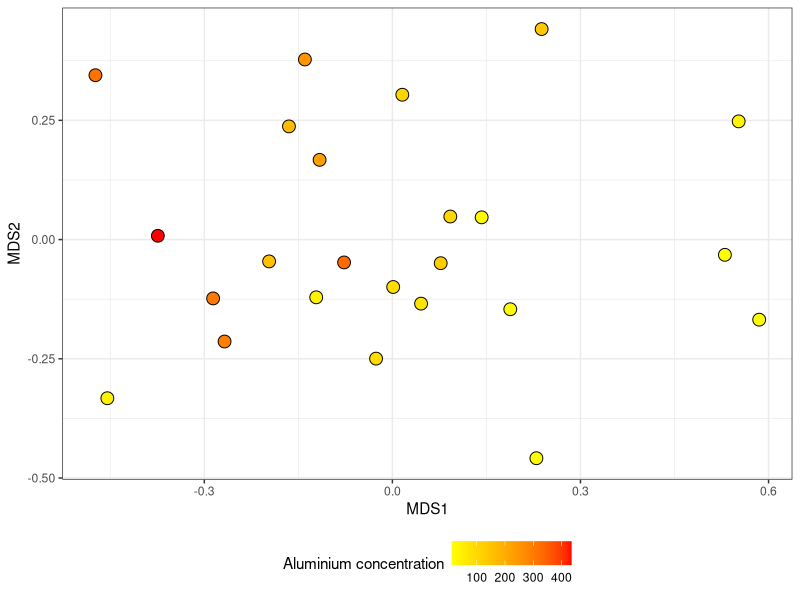
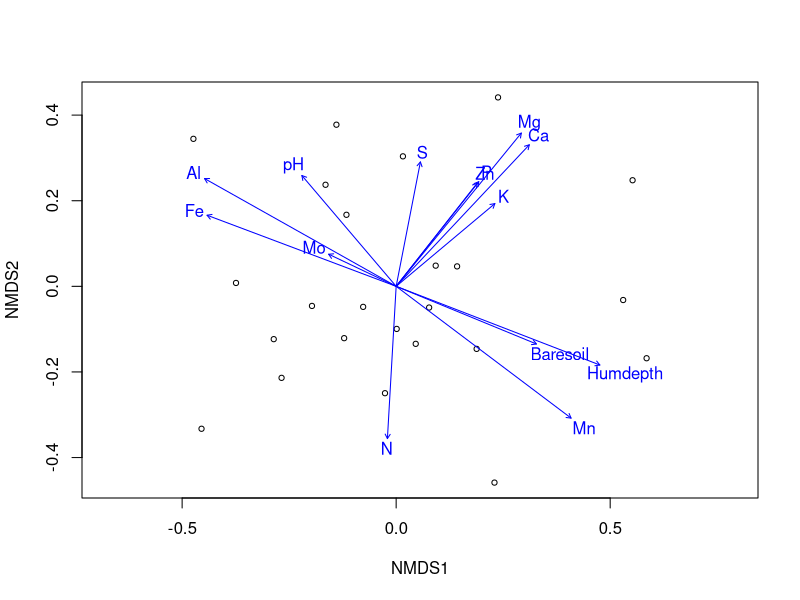
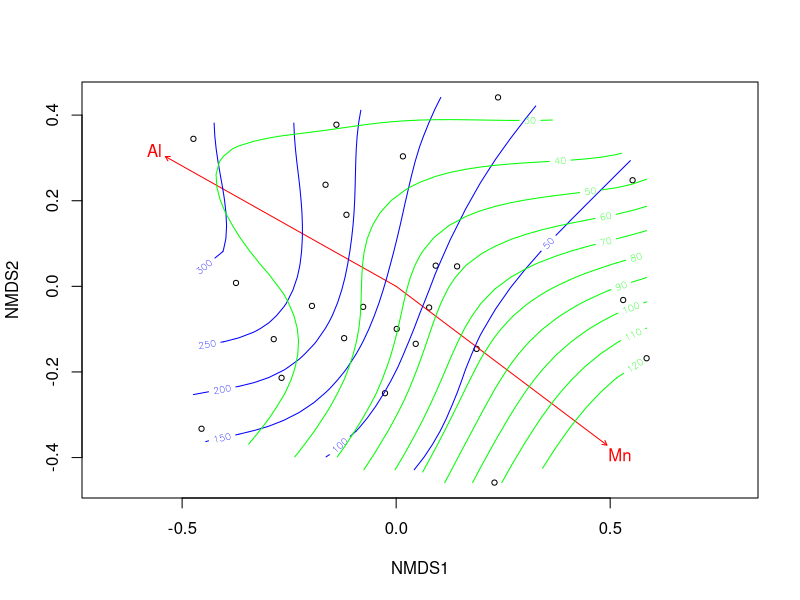
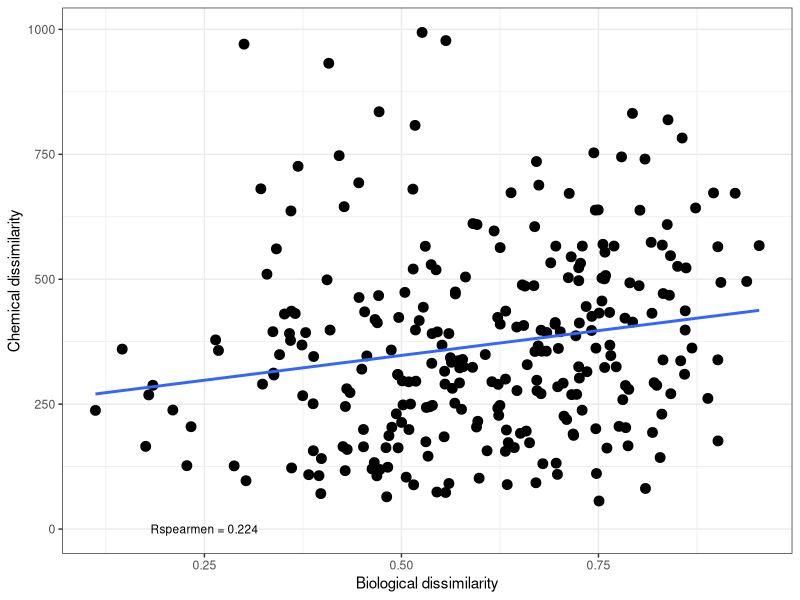
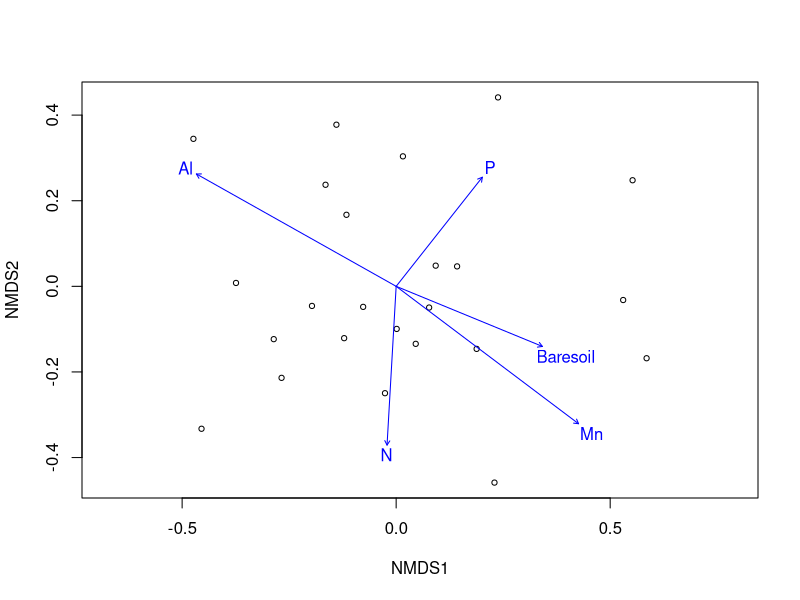

Reproduce these figures in R, in order.
## ---- chunk 1
# output options
options(width = 70, scipen = 6, digits = 3)
library(knitr)
# chunk default options
opts_chunk$set(fig.align='center', tidy = FALSE, fig.width = 7, fig.height = 3, warning = FALSE)
## ---- chunk 2
library(vegan)
data(varespec)
data(varechem)
## ---- chunk 3
library(ggplot2)
veg_ord <- metaMDS(varespec)
veg_MDS <- as.data.frame(veg_ord$points)
ggplot(veg_MDS, aes(x = MDS1, y = MDS2, fill = varechem$Al))  + geom_point(shape=21, size =4)+ scale_fill_gradient(low = "cyan", high = "darkblue") + theme_bw() + theme(legend.position = "bottom") + labs(fill = "Aluminium concentration") + scale_fill_gradient(high = "red", low = "yellow")

## ---- chunk 4
env_fit <- envfit(veg_ord, varechem)
env_fit
## ---- chunk 5
plot(veg_ord, display = "site")
plot(env_fit)
## ---- chunk 6
env_fit2 <- envfit(veg_ord ~ Al + Mn, data = varechem)
plot(veg_ord, display = "site")
plot(env_fit2, col = "red")
ordisurf(veg_ord, varechem$Al, add = TRUE, col="blue")
ordisurf(veg_ord, varechem$Mn, add = TRUE, col="green")
## ---- chunk 7
dist_com <- vegdist(varespec, method = "bray")
dist_chem <- vegdist(varechem, method = "euclidean")
## ---- chunk 8
x <-as.vector(dist_com)
y <- as.vector(dist_chem)
R <- round(cor(x, y, method = "spearman"), 3)
xy <- data.frame (x, y)
mant <- ggplot(xy, aes(x = x, y = y))
mant + geom_point(size = 3) + xlab ("Biological dissimilarity") + ylab ("Chemical dissimilarity") + annotate("text", x = 0.25, y = 0.35, label = paste("Rspearmen =", R, sep = " "), size = 3) + theme_bw() + geom_smooth(method = "lm", se = FALSE)

## ---- chunk 9
options(digits=4)
mant <- mantel(dist_com, dist_chem, method="spearman", permutations = 999)
mant
## ---- chunk 10
geo <- read.table("data/Coordinates.txt",  
                  header = TRUE, sep = "\t")
dist_geo <- vegdist(geo[, -1], 
                  method = "euclidean")
## ---- chunk 11
mantel_partial <- mantel.partial(dist_com, dist_chem, dist_geo, method = "pearson", permutations = 9999)
mantel_partial
## ---- chunk 12
BioEnv <- bioenv(varespec, varechem, method = "spearman", index = "bray")
BioEnv
## ---- chunk 13
plot(veg_ord, display = "site")
plot(envfit(veg_ord ~ N + P + Al + Mn + Baresoil, data = varechem ))
